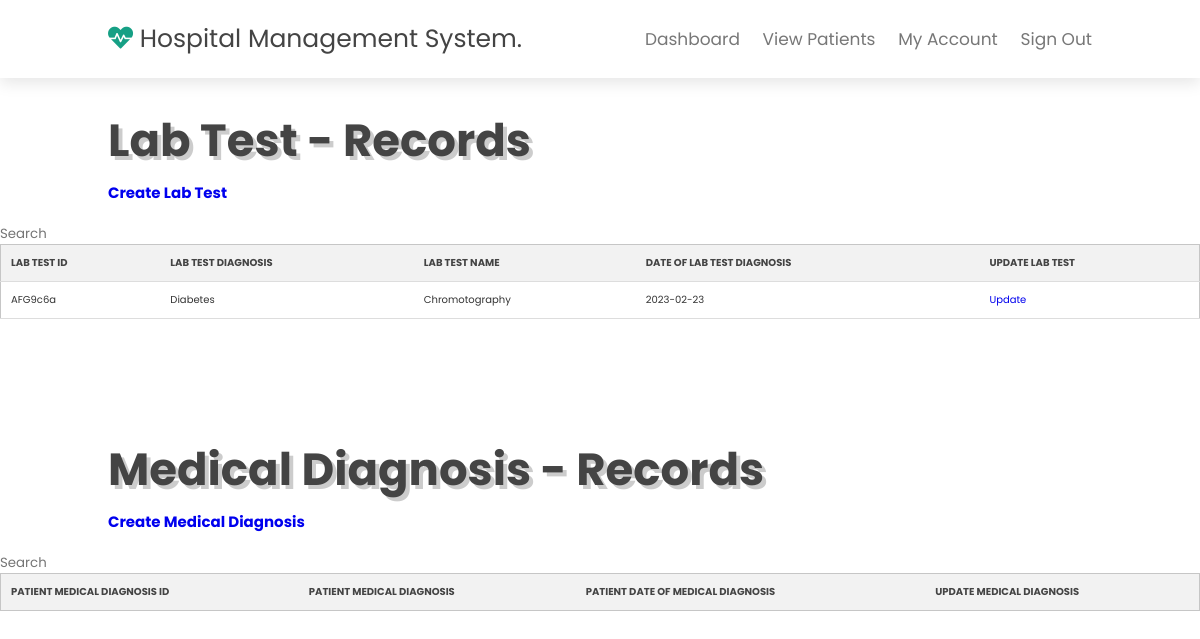
Page /htdocs/Software_Projects_C2010722/MoreMedicalDetailsofPatients_Practioner.php?Patient_ID=Jacan421 on the committed database.
### tables this page shows
CREATE TABLE "Lab_Test" (
	"Patient_ID"	TEXT,
	"Lab_Test_ID"	TEXT,
	"Lab_Test_Diagnosis"	TEXT,
	"Lab_Test_Name"	TEXT,
	"Date_Of_Lab_Test_Diagnosis"	TEXT
);

### htdocs/Software_Projects_C2010722/Patient_Medical_Diagnosis.php (called while the page is built, shortened)
<?php
function Patient_Medicaldiagnosis (){
$Patient_ID = $_SESSION['Patient_ID'];
    $db = new SQLITE3('C:\xampp\Software_Projects_C2010722_Database\Hospital_Database.db');
    $sql = "SELECT * FROM Patient_Medical_Diagnosis WHERE Patient_ID = '$Patient_ID'";
    $stmt = $db->prepare($sql);
    $result2 = $stmt->execute();
    $arrayResult2 = [];
    return $arrayResult2;
}
?>

### htdocs/Software_Projects_C2010722/MoreMedicalDetailsofPatients_Practioner.php (the view, shortened to what this page needs)
<?php require("PractionerNavBar.php");
include_once("Patient_Medical_Diagnosis.php");
$array_medicaldiagnosis = Patient_Medicaldiagnosis();
$Patient_ID = $_GET['Patient_ID'];
$db = new SQLite3('C:\xampp\Software_Projects_C2010722_Database\Hospital_Database.db');
$sql = "SELECT * FROM Lab_Test WHERE Patient_ID = '$Patient_ID'";
$stmt = $db->prepare($sql);
$result= $stmt->execute();
$arrayResult = [];
while($row=$result->fetchArray(SQLITE3_NUM)){
    $arrayResult [] = $row;
}
?>
<div class="container">
    <main role="main" class="pb-3">
        <section class="home" id="home">
        <div class="content">
        <h3>Lab Test - Records</h3>
<a href="Practioner_Create_Lab_Test.php?Patient_ID=<?php echo $array_medicaldiagnosis[0][0] ?>"><h1>Create Lab Test</h1></a>
        </div>
        </section>
    </main>
</div>
<div class="content">
    <div class="row">
        <div class="table-container">
            <div class="search-wrapper">
                <input type="text" id="myInput" placeholder="Search" onkeyup="myFunction()">
            </div>
            <table id="myTable" class="responsive-table">
                <thead>
                    <tr>
                        <th>Lab Test ID</th>
                        <th>Lab Test Diagnosis</th>
                        <th>Lab Test Name</th>
                        <th>Date Of Lab Test Diagnosis</th>
                        <th>Update Lab Test</th>
                    </tr>
                </thead>
                <tbody>
                    <?php for ($i=0; $i<count($arrayResult); $i++): ?>
                    <tr>
                        <td><?php echo $arrayResult[$i][1]?></td>
                        <td><?php echo $arrayResult[$i][2]?></td>
                        <td><?php echo $arrayResult[$i][3]?></td>
                        <td><?php echo $arrayResult[$i][4]?></td>
                        <td><a href="Update_Lab_Test.php?Patient_ID=<?php echo $arrayResult[$i][0] ?>&Lab_Test_ID=<?php echo $arrayResult[$i][1] ?>">Update</a></td>
                    </tr>
                    <?php endfor;?>
                </tbody>
            </table>
        </div>
    </div>
<div class="container">
    <main role="main" class="pb-3">
        <section class="home" id="home">
        <div class="content">
        <h3>Medical Diagnosis - Records</h3>
<a href="Practioner_Create_Medical_Diagnosis.php?Patient_ID=<?php echo $array_medicaldiagnosis[0][0] ?>"><h2>Create Medical Diagnosis</h2></a>
        </div>
        </section>
    </main>
</div>
    <div class="content">
               <div class="row">
                    <div class="table-container">
                    <div class="search-wrapper">
                      <input type="text" id="myInput3" placeholder="Search" onkeyup="myFunction3()">
                    </div>
                    <table id="myTable3" class="responsive-table">
                                <thead>
                                <tr>
                                    <th>Patient Medical Diagnosis ID</th>
                                    <th>Patient Medical Diagnosis</th>
                                    <th>Patient Date Of Medical Diagnosis</th>
                                    <th>Update Medical Diagnosis</th>
                                </thead>
            </table>
        </div>
    </div>
</div>

### htdocs/Software_Projects_C2010722/css/style.css (style rules this page uses)
:root { --green:#16a085; --black:#444; --light-color:#777; --box-shadow:.5rem .5rem 0 rgba(22, 160, 133, .2); --text-shadow:.4rem .4rem 0 rgba(0, 0, 0, .2); --border:.2rem solid var(--green); }
* { font-family: 'Poppins', sans-serif; margin:0; padding: 0; box-sizing: border-box; outline: none; border: none; text-transform: capitalize; transition: all .2s ease-out; text-decoration: none; }
html { font-size: 62.5%; overflow-x: hidden; scroll-padding-top: 7rem; scroll-behavior: smooth; }
section { padding:2rem 9%; }
.home { display: flex; align-items: center; flex-wrap: wrap; gap:1.5rem; padding-top: 10rem; }
.home .content { flex:1 1 45rem; }
.home .content h3 { font-size: 4.5rem; color:var(--black); line-height: 1.8; text-shadow: var(--text-shadow); }
.table-container { max-width: 100%; overflow-x: auto; }
.responsive-table { border-collapse: collapse; border-spacing: 0; width: 100%; max-width: 100%; margin-bottom: 1rem; background-color: #fff; color: #333; border: 1px solid #c6c6c6; border-radius: .25rem; }
.responsive-table th, .responsive-table td { padding: 1rem; vertical-align: top; text-align: left; }
.responsive-table th { font-weight: bold; background-color: #f2f2f2; }
table { border-collapse: collapse; width: 100%; max-width: 800px; margin: 0 auto; background-color: #ffffff; border: 1px solid #ddd; }
th, td { text-align: left; padding: 8px; border-bottom: 1px solid #ddd; }
th { background-color: #f2f2f2; color: #444444; font-weight: bold; text-transform: uppercase; }

### rows in the picture
lab_test: Lab_Test_ID "AFG9c6a", Lab_Test_Diagnosis "Diabetes", Lab_Test_Name "Chromotography", Date_Of_Lab_Test_Diagnosis "2023-02-23"
